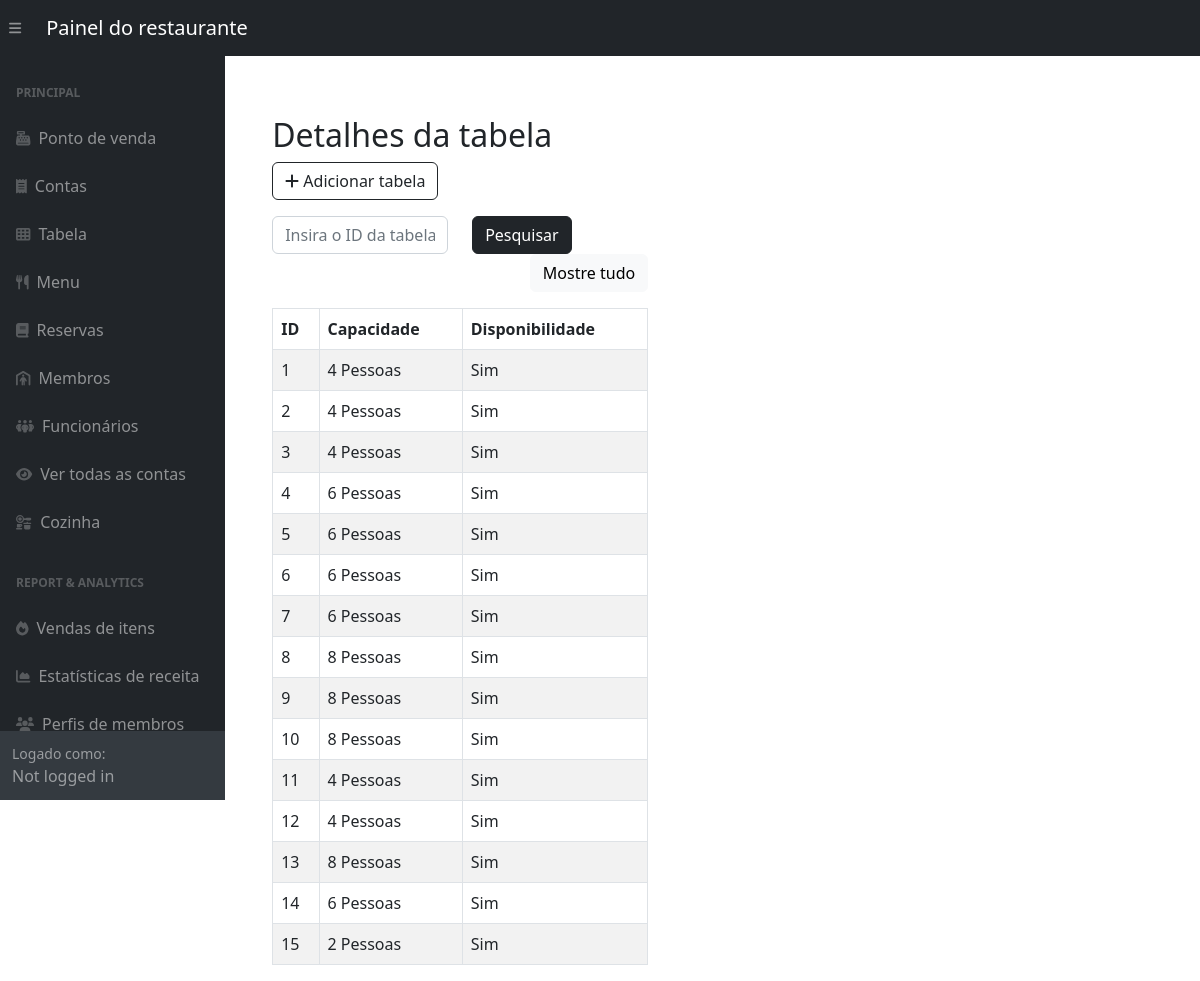
/adminSide/panel/table-panel.php, run on the app's committed database.
### tables this page shows
CREATE TABLE `Restaurant_Tables` (
  `table_id` int(11) NOT NULL,
  `capacity` int(11) DEFAULT NULL,
  `is_available` tinyint(1) DEFAULT NULL
);

### adminSide/panel/table-panel.php (the view, shortened to what this page needs)
<?php  include '../inc/dashHeader.php'?>
<div class="wrapper">
        <div class="container-fluid pt-5 pl-600">
            <div class="row">
                <div class="m-50">
                    <div class="mt-5 mb-3">
                        <h2 class="pull-left">Detalhes da tabela</h2>
                        <a href="../tableCrud/createTable.php" class="btn btn-outline-dark"><i class="fa fa-plus"></i> Adicionar tabela</a>
                    </div>
                    <div class="mb-3">
                    <form method="POST" action="#">
                        <div class="row">
                            <div class="col-md-6">
                                <input required type="text" id="search" name="search" class="form-control" placeholder="Insira o ID da tabela">
                            </div>
                            <div class="col-md-3" >
                                <button type="submit" class="btn btn-dark">Pesquisar</button>
                            </div>
                            <div class="col" style="text-align: right;" >
                                <a href="table-panel.php" class="btn btn-light">Mostre tudo</a>
                            </div>
                        </div>
                    </form>
                </div>
                    <?php
                    require_once "../config.php";
                    if (isset($_POST['search'])) {
                    if (!empty($_POST['search'])) {
                        $search = $_POST['search'];
                        $sql = "SELECT *
                                FROM Restaurant_Tables
                                WHERE table_id LIKE '%$search%' OR capacity LIKE '%$search%'
                                ORDER BY table_id;";
                    } else {
                        $sql = "SELECT *
                                FROM Restaurant_Tables
                                ORDER BY table_id;";
                    }
                } else {
                    $sql = "SELECT *
                            FROM Restaurant_Tables
                            ORDER BY table_id;";
                }
                    if($result = mysqli_query($link, $sql)){
                        if(mysqli_num_rows($result) > 0){
                            echo '<table class="table table-bordered table-striped">';
                                echo "<thead>";
                                    echo "<tr>";
                                        echo "<th>ID</th>";
                                        echo "<th>Capacidade</th>";
                                        echo "<th>Disponibilidade</th>";
                                    echo "</tr>";
                                echo "</thead>";
                                echo "<tbody>";
                                while($row = mysqli_fetch_array($result)){
                                    echo "<tr>";
                                        echo "<td>" . $row['table_id'] . "</td>";
                                        echo "<td>" . $row['capacity'] . " Pessoas </td>";
                                        if ($row['is_available'] == true) {
                                            echo "<td>" . "Sim" . "</td>";
                                        } else {
                                            echo "<td>" . "Não" . "</td>";
                                        }
                                    echo "</tr>";
                                }
                                echo "</tbody>";
                            echo "</table>";
                        } else{
                            echo '<div class="alert alert-danger"><em>No records were found.</em></div>';
                        }
                    } else{
                        echo "Oops! Something went wrong. Please try again later.";
                    }
                    ?>
                </div>
            </div>
        </div>
    </div>
<?php  include '../inc/dashFooter.php'?>

### adminSide/panel/table-panel.php (style rules this page uses)
.wrapper { width: 50%; padding-left: 200px; padding-top: 20px }

### data on the page
restaurant_tables: table_id "1", capacity "4", is_available "Sim"
restaurant_tables: table_id "2", capacity "4", is_available "Sim"
restaurant_tables: table_id "3", capacity "4", is_available "Sim"
restaurant_tables: table_id "4", capacity "6", is_available "Sim"
restaurant_tables: table_id "5", capacity "6", is_available "Sim"
restaurant_tables: table_id "6", capacity "6", is_available "Sim"
restaurant_tables: table_id "7", capacity "6", is_available "Sim"
restaurant_tables: table_id "8", capacity "8", is_available "Sim"
restaurant_tables: table_id "9", capacity "8", is_available "Sim"
restaurant_tables: table_id "10", capacity "8", is_available "Sim"
restaurant_tables: table_id "11", capacity "4", is_available "Sim"
restaurant_tables: table_id "12", capacity "4", is_available "Sim"
restaurant_tables: table_id "13", capacity "8", is_available "Sim"
restaurant_tables: table_id "14", capacity "6", is_available "Sim"
restaurant_tables: table_id "15", capacity "2", is_available "Sim"
